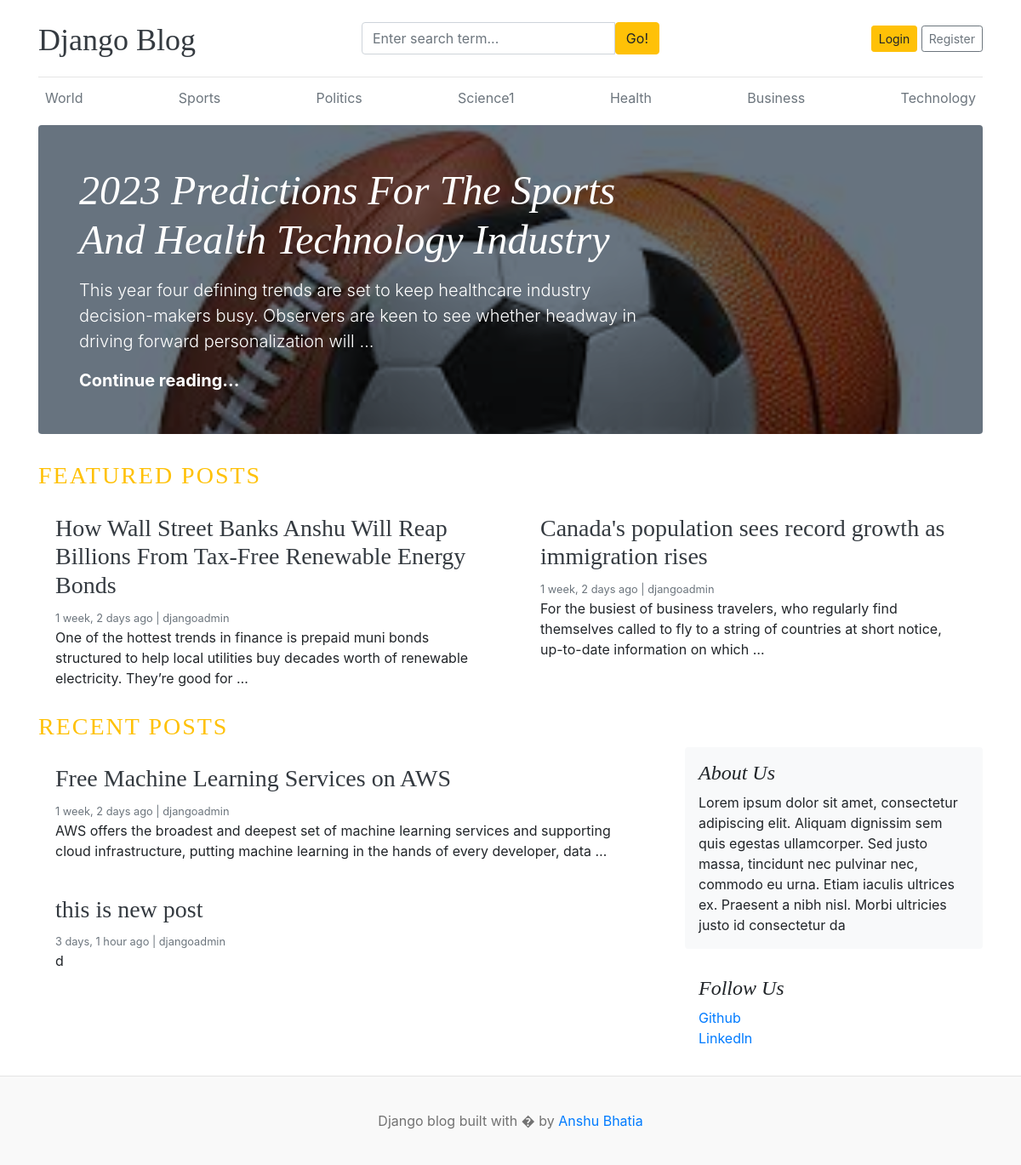
The page / on the database its author committed.
### blogs/models.py (models this page shows, shortened)
class Category(models.Model):
    category_name = models.CharField(max_length=50, unique=True)
    created_at = models.DateTimeField(auto_now_add=True)
    updated_at = models.DateTimeField(auto_now=True)
    class Meta:
        verbose_name_plural = "categories"

class Blog(models.Model):
    title = models.CharField(max_length=100)
    slug = models.SlugField(max_length=150, unique=True)
    category = models.ForeignKey(Category, on_delete=models.CASCADE)
    author = models.ForeignKey(User, on_delete=models.CASCADE)
    featured_image = models.ImageField(upload_to="uploads/%Y/%m/%d")
    short_description = models.TextField(max_length=500)
    blog_body = models.TextField(max_length=2000)
    status = models.CharField(max_length=20, choices=STATUS_CHOICES, default="Draft")
    is_featured = models.BooleanField(default=False)
    created_at = models.DateTimeField(auto_now_add=True)
    updated_at = models.DateTimeField(auto_now=True)

### assignments/models.py (models this page shows, shortened)
class About(models.Model):
    about_heading = models.CharField(max_length=25)
    about_description = models.TextField(max_length=255)
    created_at = models.DateTimeField(auto_now_add=True)
    updated_at = models.DateTimeField(auto_now=True)
    class Meta:
        verbose_name_plural = 'About'

class SocialLink(models.Model)   :
    platform = models.CharField(max_length=25)
    link = models.URLField(max_length=100)
    created_at = models.DateTimeField(auto_now_add=True)
    updated_at = models.DateTimeField(auto_now=True)

### blog_main/views.py (the view)
# urls.py: 2. Add a URL to urlpatterns:  path('', views.home, name='home')
def home(request):
    categories = Category.objects.all()
    featured_posts = Blog.objects.filter(is_featured=True, status="Published").order_by(
        "updated_at"
    )
    posts = Blog.objects.filter(is_featured=False, status="Published")
    try:
        about = About.objects.get()
    except:
        about = None
    context = {
        "featured_posts": featured_posts,
        "posts": posts,
        "about": about,
    }
    return render(request, "home.html", context)

### blogs/context_processors.py (called while the page is built)
def get_categories(request):
    categories = Category.objects.all()
    return dict(categories=categories)

def get_social_links(request):
    social_links = SocialLink.objects.all()
    return dict(social_links =social_links)

### templates/home.html
{% extends 'base.html' %}
{% block content %}
{% for post in featured_posts %} {% if forloop.first%}
      <div
        class="jumbotron p-3 p-md-5 text-white rounded bg-dark"
        style="
          background-image: url({{ post.featured_image.url}});
          background-blend-mode: overlay;
          background-size: cover;
        "
      >
        <div class="col-md-8 px-0">
          <h1 class="display-4 font-italic">{{post.title}}</h1>
          <p class="lead my-3">{{post.short_description | truncatewords:25}}</p>
          <p class="lead mb-0">
            <a href="{% url 'blogs' post.slug %}" class="text-white font-weight-bold"
              >Continue reading...</a
            >
          </p>
        </div>
      </div>
      {% endif %} {% endfor %}
      <h3 class="text-uppercase text-warning" style="letter-spacing: 2px">
        Featured Posts
      </h3>
      <div class="row mb-2">
        {% for post in featured_posts%} {% if not forloop.first%}
        <div class="col-md-6">
          <div class="card border-0">
            <div class="card-body">
              <h3><a href="{% url 'blogs' post.slug %}" class="text-dark">{{post.title}}</a></h3>
              <small class="mb-1 text-muted"
                >{{post.created_at | timesince}} ago | {{post.author}}</small
              >
              <p class="card-text">
                {{post.short_description | truncatewords:25}}
              </p>
            </div>
          </div>
        </div>
        {% endif %} {% endfor %}
      </div>
      <h3 class="text-uppercase text-warning" style="letter-spacing: 2px">
        Recent Posts
      </h3>
      <main role="main" class="container p-0">
        <div class="row">
          <div class="col-md-8 blog-main">
            {% for post in posts%}
            <div class="card border-0">
              <div class="card-body">
                <h3><a href="{% url 'blogs' post.slug %}"" class="text-dark">{{post.title}}</a></h3>
                <small class="mb-1 text-muted"
                  >{{post.created_at | timesince}} ago | {{post.author}}</small
                >
                <p class="card-text">
                  {{post.short_description | truncatewords:25}}
                </p>
              </div>
            </div>
            {% endfor %}
          </div>
          <aside class="col-md-4 blog-sidebar">
            <div class="p-3 mb-3 bg-light rounded">
              <h4 class="font-italic">{{about.about_heading}}</h4>
              <p class="mb-0">
               {{about.about_description}}
              </p>
            </div>
          {% if social_links %}
            <div class="p-3">
              <h4 class="font-italic">Follow Us</h4>
              <ol class="list-unstyled">
                {% for i in social_links %}
                <li><a href="{{i.link}}" target="_blank">{{i.platform}}</a></li>
                {% endfor %}
              </ol>
            </div>
            {% endif %}
          </aside>
        </div>
      </main>
    </div>
    {% endblock %}

### templates/base.html (shortened to what this page needs)
{% load static %}
<!DOCTYPE html>
<html lang="en">
  <head>
    <link
      href="https://getbootstrap.com/docs/4.0/dist/css/bootstrap.min.css"
      rel="stylesheet"
    />
    <link href="{% static 'css/blog.css' %}" rel="stylesheet" />
    <link rel="stylesheet" href="https://cdnjs.cloudflare.com/ajax/libs/font-awesome/4.7.0/css/font-awesome.min.css">
  </head>
  <body>
    <div class="container">
      <header class="blog-header py-3">
        <div class="row flex-nowrap justify-content-between align-items-center">
          <div class="col-4 pt-1">
            <a class="blog-header-logo text-dark" href="/">Django Blog</a>
          </div>
          <div class="col-4">
            <form action="{% url 'search'%}" method="GET">
              <div class="input-group">
                <input
                  class="form-control"
                  type="text"
                  name="keyword"
                  value="{{ keyword}}"
                  placeholder="Enter search term..."
                  aria-label="Enter search term..."
                  aria-describedby="button-search"
                />
                <button class="btn btn-warning" id="button-search" type="submit">
                  Go!
                </button>
              </div>
            </form>
          </div>
          <div class="col-4 d-flex justify-content-end align-items-center">
            {% if not user.is_authenticated%}
            <a class="btn btn-sm btn-warning" href="{%url 'login' %}">Login</a> &nbsp;
            <a class="btn btn-sm btn-outline-secondary" href="{% url 'register'%}">Register</a>
            {% else %}
            <span> <a href="{% url 'dashboard' %}">Dashboard</a></span>
            &emsp;
            <span><a href="{% url 'logout'%}">Logout</a></span>
            {% endif %}
          </div>
        </div>
      </header>
      <div class="nav-scroller py-1 mb-2">
        <nav class="nav d-flex justify-content-between">
          <a class="p-2 text-muted" href="#">World</a>
          {% for cat in categories %}
          <a class="p-2 text-muted" href="{% url 'posts_by_category' cat.id %}">{{cat.category_name}} </a>
          {% endfor %}
        </nav>
      </div>
{% block content %}
{% endblock%}
<footer class="blog-footer">
    <p>Django blog built with � by <a href="#">Anshu Bhatia</a></p>
  </footer>
</body>
</html>

### blog_main/static/css/blog.css (style rules this page uses)
.blog-header { border-bottom: 1px solid #e5e5e5; }
.blog-header-logo { font-family: "Playfair Display", Georgia, "Times New Roman", serif; font-size: 2.25rem; }
h1, h2, h3, h4, h5, h6 { font-family: "Playfair Display", Georgia, "Times New Roman", serif; }
.display-4 { font-size: 2.5rem; }
@media (min-width: 768px) { .display-4 { font-size: 3rem; } }
.blog-footer { padding: 2.5rem 0; color: #727272; text-align: center; background-color: #f9f9f9; border-top: .05rem solid #e5e5e5; }
.blog-footer p:last-child { margin-bottom: 0; }

### rows shown on the page
Category: category_name "Sports"
Category: category_name "Politics"
Category: category_name "Science1"
Category: category_name "Health"
Category: category_name "Business"
Category: category_name "Technology"
Blog: featured_image (picture), title "2023 Predictions For The Sports And Health Technology Industry", short_description "This year four defining trends are set to keep healthcare industry decision-makers busy. Observers are keen to see whether headway in driving forward personalization will …"
Blog: title "How Wall Street Banks Anshu Will Reap Billions From Tax-Free Renewable Energy Bonds", created_at "1 week, 2 days", author "djangoadmin", short_description "One of the hottest trends in finance is prepaid muni bonds structured to help local utilities buy decades worth of renewable electricity. They’re good for …"
Blog: title "Canada's population sees record growth as immigration rises", created_at "1 week, 2 days", author "djangoadmin", short_description "For the busiest of business travelers, who regularly find themselves called to fly to a string of countries at short notice, up-to-date information on which …"
Blog: title "Free Machine Learning Services on AWS", created_at "1 week, 2 days", author "djangoadmin", short_description "AWS offers the broadest and deepest set of machine learning services and supporting cloud infrastructure, putting machine learning in the hands of every developer, data …"
Blog: title "this is new post", created_at "3 days, 1 hour", author "djangoadmin", short_description "d"
About: about_heading "About Us", about_description "Lorem ipsum dolor sit amet, consectetur adipiscing elit. Aliquam dignissim sem quis egestas ullamcorper. Sed justo massa, tincidunt nec pulvinar nec, commodo eu urna. Etiam iaculis ultrices ex. Praesent a nibh nisl. Morbi ultricies justo id consectetur da"
SocialLink: platform "Github"
SocialLink: platform "Linkedln"
